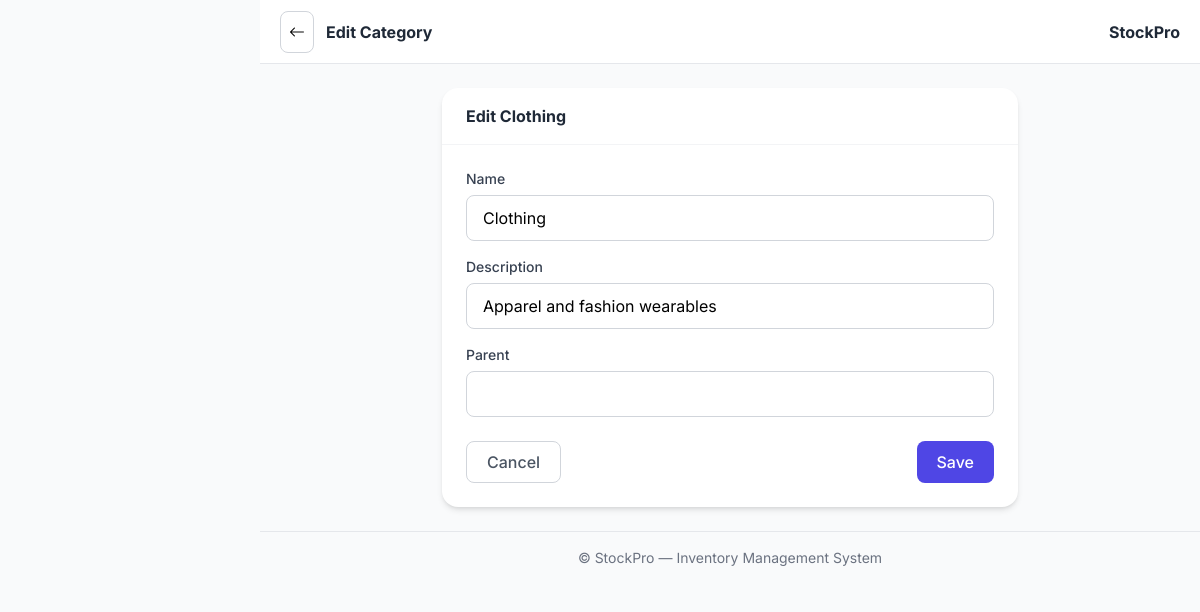
Screenshot of /dashboard/categories/2/edit/ (signed in) with the database file from the repository.
### inventory/models.py (models this page shows, shortened)
class Category(models.Model):
    name = models.CharField(max_length=100, unique=True)
    description = models.TextField(blank=True)
    parent = models.ForeignKey(
        'self', on_delete=models.SET_NULL, null=True, blank=True, related_name='subcategories'
    )
    created_at = models.DateTimeField(auto_now_add=True)
    class Meta:
        verbose_name_plural = "Categories"
        ordering = ["name"]

### inventory/views.py (the view)
# urls.py: path("categories/<int:pk>/edit/", views.category_edit, name="category_edit"),
@login_required
@manager_or_admin_required
def category_edit(request, pk):
    category = get_object_or_404(Category, pk=pk)
    if request.method == "POST":
        form = CategoryForm(request.POST, instance=category)
        if form.is_valid():
            form.save()
            messages.success(request, "Category updated.")
            return redirect("category_list")
    else:
        form = CategoryForm(instance=category)
    return render(request, "inventory/category_form.html",
                  {"form": form, "category": category, "title": "Edit Category"})

### inventory/forms.py
class CategoryForm(forms.ModelForm):
    class Meta:
        model = Category
        fields = ["name", "description", "parent"]
        widgets = {
            "name": forms.TextInput(attrs={"class": "form-control"}),
            "description": forms.Textarea(attrs={"class": "form-control", "rows": 2}),
            "parent": forms.Select(attrs={"class": "form-select"}),
        }

### inventory/templates/inventory/category_form.html (shortened to what this page needs)
{% extends 'base.html' %}
{% block page_title %}{% if category %}Edit Category{% else %}New Category{% endif %}{% endblock %}
{% block content %}
<div class="max-w-xl mx-auto">
  <div class="bg-white rounded-2xl shadow-md">
    <div class="px-6 py-4 border-b border-gray-100 font-bold text-gray-800">{% if category %}Edit {{ category.name }}{% else %}New Category{% endif %}</div>
    <div class="p-6">
      <form method="post">
        <div class="space-y-4">
          {% for field in form %}
            <div>
              <label class="block text-sm font-medium text-gray-700 mb-1.5" for="{{ field.id_for_label }}">{{ field.label }}</label>
              <input type="text" name="{{ field.name }}" id="{{ field.id_for_label }}" class="w-full px-4 py-2.5 rounded-lg border border-gray-300 focus:ring-2 focus:ring-primary-500 focus:border-primary-500 outline-none transition-all bg-white" {% if field.value %}value="{{ field.value }}"{% endif %} {% if field.field.required %}required{% endif %}>
            </div>
          {% endfor %}
        </div>
        <div class="flex justify-between gap-3 mt-6">
          <a href="{% url 'category_list' %}" class="px-5 py-2 border border-gray-300 text-gray-600 rounded-lg hover:bg-gray-50 font-medium">Cancel</a>
          <button type="submit" class="px-5 py-2 bg-primary-600 text-white rounded-lg font-medium hover:bg-primary-700">Save</button>
        </div>
      </form>
    </div>
  </div>
</div>
{% endblock %}

### rows the page displays
Category: name "Clothing", name "Clothing" "Apparel and fashion wearables"

### other values shown
{{ field.label }} "Name" "Description" "Parent"
